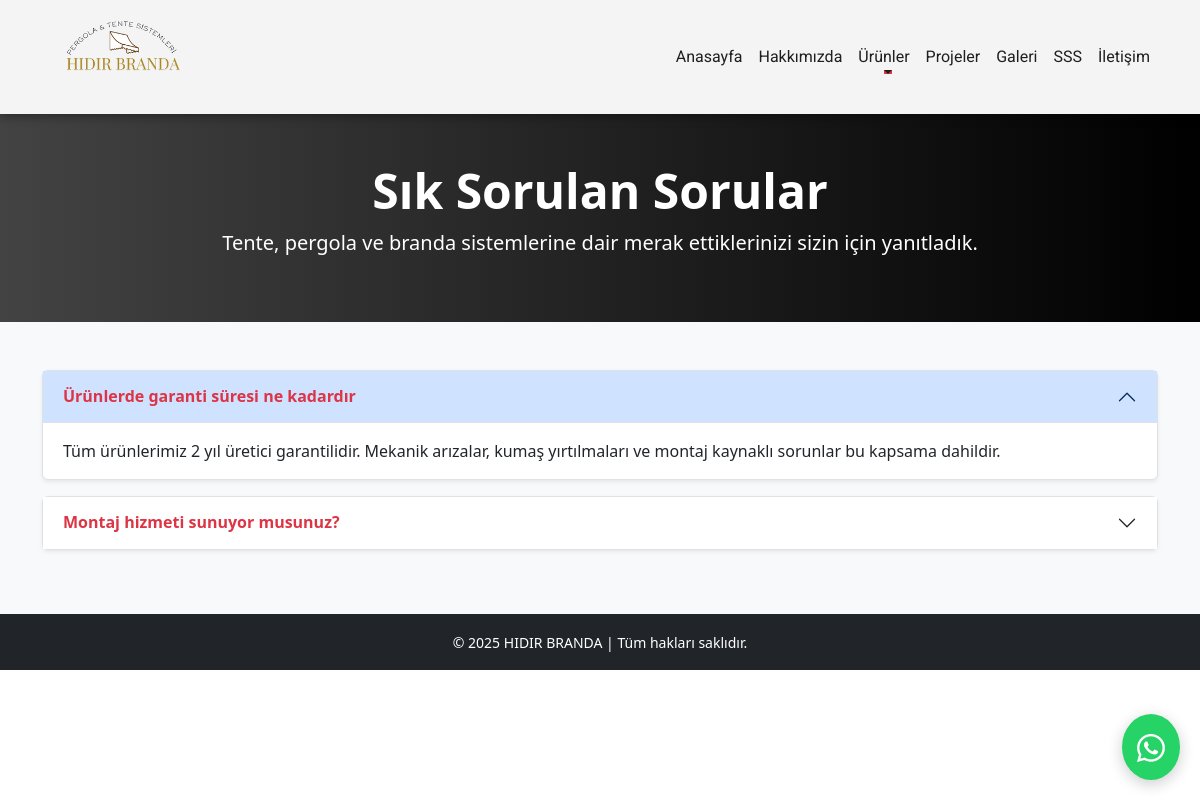
Page /sss on the committed database.
### models.py (models this page shows)
class SSS(db.Model):
    id = db.Column(db.Integer, primary_key=True)
    soru = db.Column(db.String(200), nullable=False)
    cevap = db.Column(db.Text, nullable=False)

### app.py (the view)
@app.route("/sss")
def sss():
    sorular = SSS.query.all()
    return render_template("sss.html", sorular=sorular)

### app.py (called while the page is built)
@app.context_processor
def urunleri_getir():
    urunler = Urun.query.order_by(Urun.baslik).all()
    return dict(urunler=urunler)

### templates/sss.html (shortened to what this page needs)
{% extends 'base.html' %}
{% block content %}
<section class="py-5 text-white" style="background: linear-gradient(90deg, #434343 0%, #000000 100%);">
  <div class="container text-center">
    <h1 class="display-5 fw-bold animate__animated animate__fadeInDown">Sık Sorulan Sorular</h1>
    <p class="lead">Tente, pergola ve branda sistemlerine dair merak ettiklerinizi sizin için yanıtladık.</p>
  </div>
</section>
<section class="py-5 bg-light">
  <div class="container">
    <div class="accordion accordion-flush" id="sssAccordion">
      {% for soru in sorular %}
      <div class="accordion-item mb-3 border rounded shadow-sm">
        <h2 class="accordion-header" id="heading{{ loop.index }}">
          <button class="accordion-button {% if not loop.first %}collapsed{% endif %} fw-bold text-danger" type="button" data-bs-toggle="collapse" data-bs-target="#collapse{{ loop.index }}" aria-expanded="{{ 'true' if loop.first else 'false' }}" aria-controls="collapse{{ loop.index }}">
            {{ soru.soru }}
          </button>
        </h2>
        <div id="collapse{{ loop.index }}" class="accordion-collapse collapse {% if loop.first %}show{% endif %}" aria-labelledby="heading{{ loop.index }}" data-bs-parent="#sssAccordion">
          <div class="accordion-body">
            {{ soru.cevap }}
          </div>
        </div>
      </div>
      {% endfor %}
    </div>
  </div>
</section>
{% endblock %}

### static/css/style.css (style rules this page uses)
body, html { margin: 0; padding: 0; width: 100%; overflow-x: hidden; }

### rows in the picture
SSS: soru "Ürünlerde garanti süresi ne kadardır", cevap "Tüm ürünlerimiz 2 yıl üretici garantilidir. Mekanik arızalar, kumaş yırtılmaları ve montaj kaynaklı sorunlar bu kapsama dahildir."
SSS: soru "Montaj hizmeti sunuyor musunuz?"
